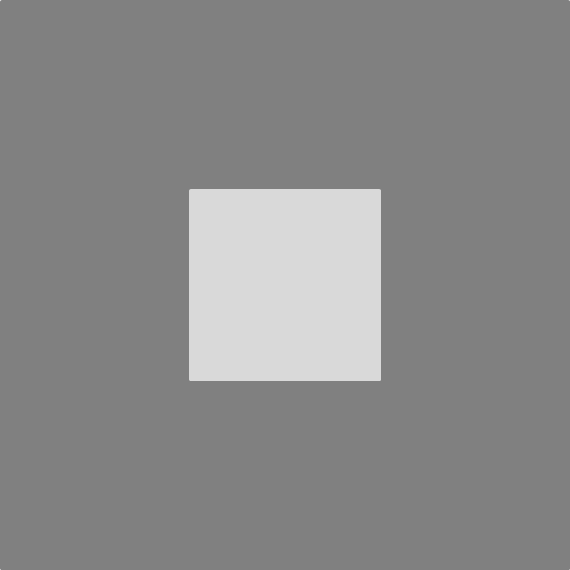
%> input picture MultimediaLab4/quadrati.png, 570 x 570 px
$ octave Ringing.m   (GNU Octave 9; MATLAB toolbox functions it lacks are replaced by stand-ins)
%> lines starting %> are read from the running program, lines starting %| are printed output that depends on the picture
### MultimediaLab4/distmatrix.m

function y = distmatrix(M,N)

u = 0:(M - 1);
v = 0:(N - 1);

ind_u = find(u > M/2);
u(ind_u) = u(ind_u) - M;
ind_v = find(v > N/2);
v(ind_v) = v(ind_v) - N;

[V, U] = meshgrid(v, u);

%calculate distance matrix
y = sqrt((U .^ 2) + (V .^ 2));

### MultimediaLab4/Ringing.m
f = imread("quadrati.png");
%> f is the input picture: size 570x570x3 uint8; min 128, max 219, mean 138.1
gray = rgb2gray(f);
noise = imnoise(gray);
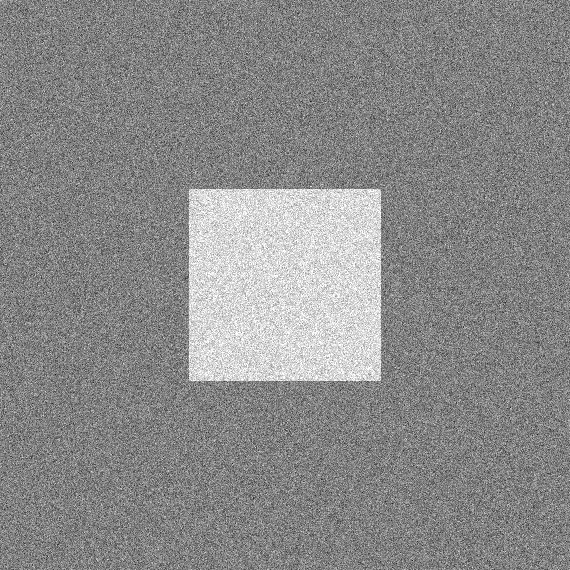
%> noise: size 570x570 uint8; min 17, max 255, mean 138
F = fft2(gray);
Fnoise = fft2(noise);
HighPass = Fnoise;
[a,b] = size(HighPass);
%> a = 570; b = 570
dist = distmatrix(a,b);
sigma = 30;
H_gau=exp(-(dist.^2)/(2*(sigma^2)));
High_gau = 1 - H_gau;
GaussianFiltered = Fnoise .* High_gau;
imgh_rec_gau = real(ifft2(GaussianFiltered));
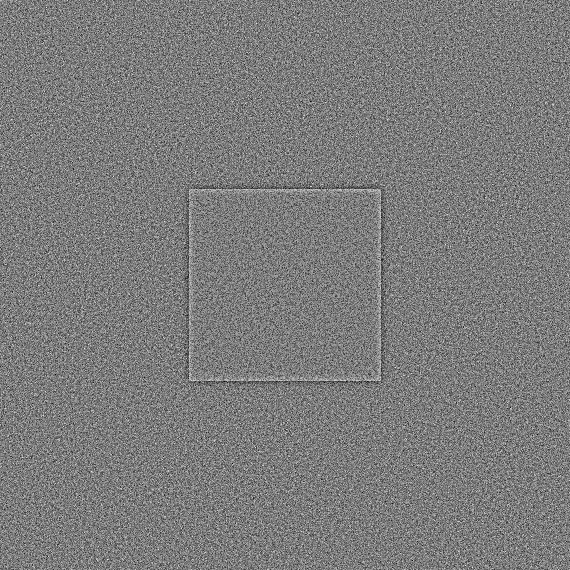
%> imgh_rec_gau: size 570x570 double; min -110.8, max 116.5, mean 0; drawn with min black and max white
imshow(imgh_rec_gau, []);
figure;
H_gau=exp(-(dist.^2)/(2*(sigma^2)));
GaussianFiltered = Fnoise .* H_gau;
img_rec_gau = real(ifft2(GaussianFiltered));
imshow(img_rec_gau, []);
